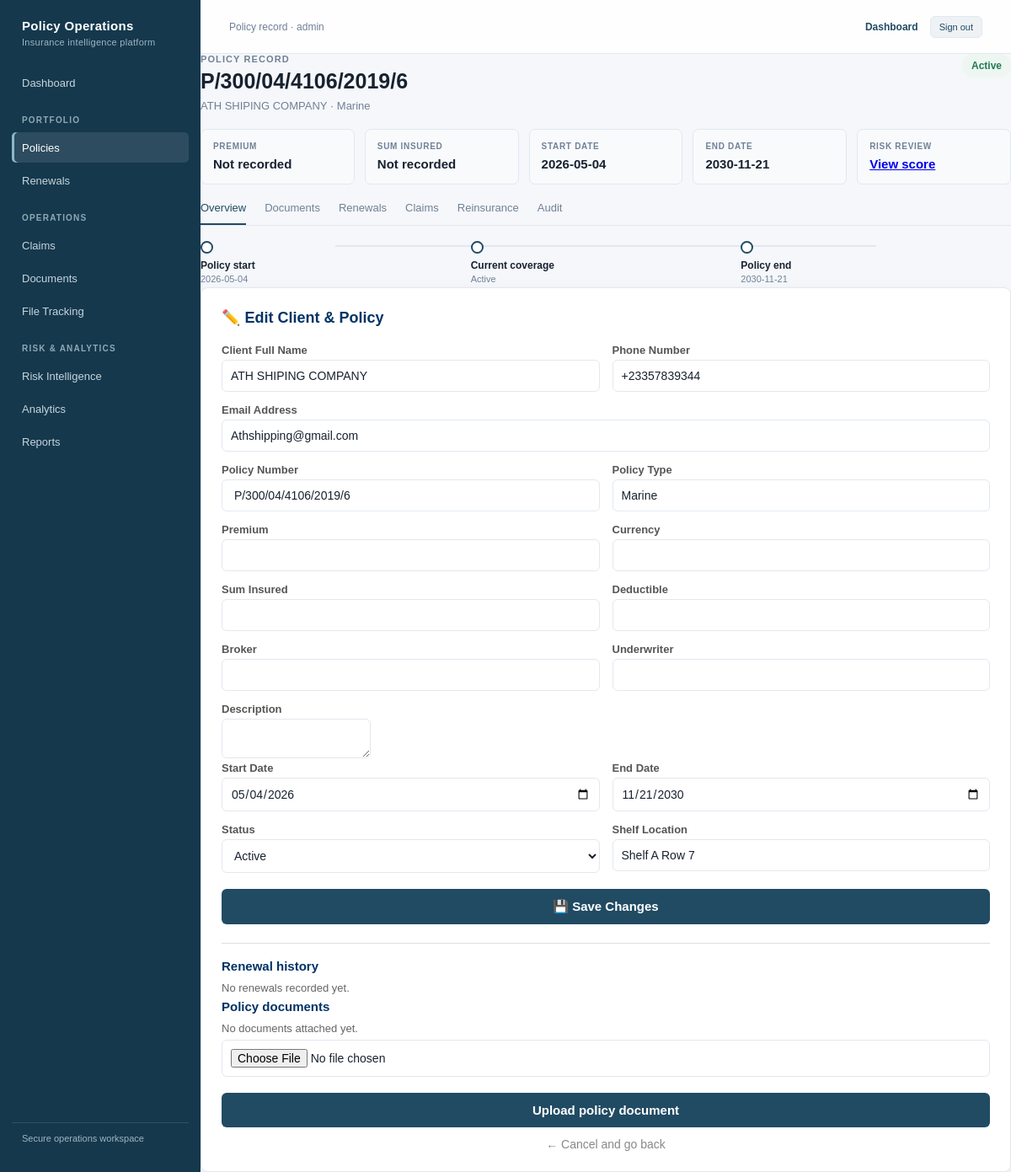
/edit/4 (signed in), run on the app's committed database.
### tables this page shows
CREATE TABLE policies (
            policy_id INTEGER PRIMARY KEY AUTOINCREMENT,
            policy_number TEXT,
            policy_type TEXT,
            start_date TEXT,
            end_date TEXT,
            status TEXT,
            client_id INTEGER, deleted_at TEXT, premium REAL, currency TEXT, sum_insured REAL, deductible REAL, broker TEXT, underwriter TEXT, description TEXT, created_at TEXT, updated_at TEXT,
            FOREIGN KEY (client_id) REFERENCES clients(client_id)
        );

CREATE TABLE clients (
            client_id INTEGER PRIMARY KEY AUTOINCREMENT,
            full_name TEXT,
            phone TEXT,
            email TEXT
        );

CREATE TABLE file_log (
            log_id INTEGER PRIMARY KEY AUTOINCREMENT,
            policy_id INTEGER,
            shelf_location TEXT,
            FOREIGN KEY (policy_id) REFERENCES policies(policy_id)
        );

### app.py (the view, shortened to what this page needs)
@app.route("/edit/<int:policy_id>", methods=["GET", "POST"])
@role_required("Admin", "Underwriter", "Operations")
def edit(policy_id):
    record = get_record_by_policy_id(policy_id)
    if not record:
        return redirect(url_for("index"))
    return render_template("edit.html", record=record,
                           renewal_history=get_renewal_history(policy_id),
                           documents=get_policy_documents(policy_id),
                           effective_status=get_effective_status(record[7], record[8], record[9]))

### app.py (called while the page is built, shortened)
def get_csrf_token():
    if "csrf_token" not in session:
        session["csrf_token"] = secrets.token_urlsafe(32)
    return session["csrf_token"]

@app.context_processor
def inject_csrf_token():
    return {"csrf_token": get_csrf_token}

@app.before_request
def validate_csrf():
    if request.method not in {"POST", "PUT", "PATCH", "DELETE"}:
        return None

def connect_db():
    conn = sqlite3.connect(DB_PATH)
    conn.execute("PRAGMA foreign_keys = ON")
    return conn

def login_required(view):
    @wraps(view)
    def wrapped_view(*args, **kwargs):
        if "user_id" not in session:
            return redirect(url_for("login", next=request.path))
        return view(*args, **kwargs)
    return wrapped_view

def role_required(*roles):
    def decorator(view):
        @wraps(view)
        @login_required
        def wrapped_view(*args, **kwargs):
            if session.get("role") not in roles:
                return jsonify({"error": "You do not have permission to perform this action."}), 403
            return view(*args, **kwargs)
        return wrapped_view
    return decorator

def get_effective_status(start_date, end_date, stored_status):
    if stored_status != "Active":
        return stored_status
    try:
        today = datetime.today().date()
        end = datetime.strptime(end_date, "%Y-%m-%d").date()
    except (TypeError, ValueError):
        return stored_status
    if end < today:
        return "Expired"
    if end <= today + timedelta(days=30):
        return "Expiring Soon"
    return "Active"

def get_renewal_history(policy_id):
    conn = connect_db()
    rows = conn.execute(
        "SELECT previous_start_date, previous_end_date, new_start_date, new_end_date, renewed_at "
        "FROM renewal_history WHERE policy_id=? ORDER BY renewed_at DESC", (policy_id,)
    ).fetchall()
    conn.close()
    return rows

def get_policy_documents(policy_id):
    conn = connect_db()
    rows = conn.execute(
        "SELECT document_id, filename, uploaded_at FROM policy_documents WHERE policy_id=? ORDER BY uploaded_at DESC",
        (policy_id,)
    ).fetchall()
    conn.close()
    return rows

### templates/edit.html (shortened to what this page needs)
<!DOCTYPE html>
<html lang="en">
<head>
    <link rel="stylesheet" href="{{ url_for('static', filename='css/app.css') }}">
</head>
<body>
    <aside class="app-sidebar">
        <div class="app-brand">Policy Operations<small>Insurance intelligence platform</small></div>
        <nav class="app-nav">
            <a href="/">Dashboard</a>
            <div class="app-nav-label">Portfolio</div><a class="active" href="/">Policies</a><a href="/">Renewals</a>
            <div class="app-nav-label">Operations</div>{% if session.get('role') in ['Admin', 'Claims Officer'] %}<a href="/claims">Claims</a>{% endif %}<a href="/">Documents</a><a href="/">File Tracking</a>
            <div class="app-nav-label">Risk &amp; Analytics</div><a href="/">Risk Intelligence</a><a href="/">Analytics</a><a href="/export.csv">Reports</a>
        </nav>
        <div class="app-sidebar-footer">Secure operations workspace</div>
    </aside>
    <div class="app-main">
    <header class="app-topbar"><span class="app-user">Policy record · {{ session.get('username', '') }}</span><span class="topbar-actions"><a href="/" class="topbar-link">Dashboard</a><form method="POST" action="/logout"><input type="hidden" name="csrf_token" value="{{ csrf_token() }}"><button class="logout-button" type="submit">Sign out</button></form></span></header>
    <div class="container">
        <div class="record-header">
            <div>
                <p class="record-eyebrow">Policy record</p>
                <h1 class="record-title">{{ record[5] }}</h1>
                <p class="record-subtitle">{{ record[1] }} · {{ record[6] }}</p>
            </div>
            <span class="record-status">{{ effective_status }}</span>
        </div>
        <div class="record-metrics">
            <div class="record-metric"><span>Premium</span><strong>{{ record[11] or 'Not recorded' }} {{ record[12] or '' }}</strong></div>
            <div class="record-metric"><span>Sum insured</span><strong>{{ record[13] or 'Not recorded' }}</strong></div>
            <div class="record-metric"><span>Start date</span><strong>{{ record[7] }}</strong></div>
            <div class="record-metric"><span>End date</span><strong>{{ record[8] }}</strong></div>
            <div class="record-metric"><span>Risk review</span><strong><a href="/risk-score/{{ record[4] }}">View score</a></strong></div>
        </div>
        <nav class="record-tabs" aria-label="Policy sections">
            <a href="#overview">Overview</a>
            <a href="#documents">Documents</a>
            <a href="#renewals">Renewals</a>
            <a href="/claims">Claims</a>
            <a href="#reinsurance">Reinsurance</a>
            <a href="#audit">Audit</a>
        </nav>
        <div class="timeline" aria-label="Policy lifecycle">
            <div class="timeline-step"><strong>Policy start</strong>{{ record[7] }}</div>
            <div class="timeline-step"><strong>Current coverage</strong>{{ effective_status }}</div>
            <div class="timeline-step"><strong>Policy end</strong>{{ record[8] }}</div>
        </div>
        <div class="card" id="overview">
            <h2>✏️ Edit Client & Policy</h2>
            <form method="POST">
                <div class="row">
                    <div>
                        <label>Client Full Name</label>
                        <input type="text" name="full_name" value="{{ record[1] }}" required>
                    </div>
                    <div>
                        <label>Phone Number</label>
                        <input type="text" name="phone" value="{{ record[2] }}" required>
                    </div>
                </div>
                <label>Email Address</label>
                <input type="email" name="email" value="{{ record[3] }}">
                <div class="row">
                    <div>
                        <label>Policy Number</label>
                        <input type="text" name="policy_number" value="{{ record[5] }}" required>
                    </div>
                    <div>
                        <label>Policy Type</label>
                        <input type="text" name="policy_type" value="{{ record[6] }}" required>
                    </div>
                </div>
                <div class="row">
                    <div>
                        <label>Premium</label>
                        <input type="number" step="0.01" min="0" name="premium" value="{{ record[11] or '' }}">
                    </div>
                    <div>
                        <label>Currency</label>
                        <input type="text" name="currency" value="{{ record[12] or '' }}">
                    </div>
                </div>
                <div class="row">
                    <div>
                        <label>Sum Insured</label>
                        <input type="number" step="0.01" min="0" name="sum_insured" value="{{ record[13] or '' }}">
                    </div>
                    <div>
                        <label>Deductible</label>
                        <input type="number" step="0.01" min="0" name="deductible" value="{{ record[14] or '' }}">
                    </div>
                </div>
                <div class="row">
                    <div>
                        <label>Broker</label>
                        <input type="text" name="broker" value="{{ record[15] or '' }}">
                    </div>
                    <div>
                        <label>Underwriter</label>
                        <input type="text" name="underwriter" value="{{ record[16] or '' }}">
                    </div>
                </div>
                <label>Description</label>
                <textarea name="description" rows="3">{{ record[17] or '' }}</textarea>
                <div class="row">
                    <div>
                        <label>Start Date</label>
                        <input type="date" name="start_date" value="{{ record[7] }}" required>
                    </div>
                    <div>
                        <label>End Date</label>
                        <input type="date" name="end_date" value="{{ record[8] }}" required>
                    </div>
                </div>
                <div class="row">
                    <div>
                        <label>Status</label>
                        <select name="status">
                            <option value="Active" {% if record[9] == 'Active' %}selected{% endif %}>Active</option>
                        </select>
                    </div>
                    <div>
                        <label>Shelf Location</label>
                        <input type="text" name="shelf_location" value="{{ record[10] }}" required>
                    </div>
                </div>
                <button type="submit" class="btn-save">💾 Save Changes</button>
            </form>
            <div class="history" id="renewals">
                <h3>Renewal history</h3>
                {% if renewal_history %}
                <ul>
                    {% for renewal in renewal_history %}
                    <li>{{ renewal[0] }} to {{ renewal[1] }} renewed to {{ renewal[2] }} to {{ renewal[3] }} on {{ renewal[4] }}</li>
                    {% endfor %}
                </ul>
                {% else %}
                <p>No renewals recorded yet.</p>
                {% endif %}
                <h3 id="documents">Policy documents</h3>
                {% if documents %}
                <ul>
                    {% for document in documents %}
                    <li><a href="/policy-document/{{ document[0] }}">{{ document[1] }}</a> uploaded {{ document[2] }}</li>
                    {% endfor %}
                </ul>
                {% else %}
                <p>No documents attached yet.</p>
                {% endif %}
                <form method="POST" action="/policy/{{ record[4] }}/document" enctype="multipart/form-data">
                    <input type="file" name="document" accept=".pdf,.jpg,.jpeg,.png" required>
                    <button type="submit" class="btn-save">Upload policy document</button>
                </form>
            </div>
            <a href="/" class="btn-cancel">← Cancel and go back</a>
        </div>
    </div>
    </div>
</body>
</html>

### templates/edit.html (style rules this page uses)
* { margin: 0; padding: 0; box-sizing: border-box; font-family: Arial, sans-serif; }
body { background-color: #f0f2f5; }
.container { max-width: 700px; margin: 30px auto; padding: 0 20px; }
.card { background: white; border-radius: 8px; padding: 25px; box-shadow: 0 2px 8px rgba(0,0,0,0.1); }
h2 { color: #003366; margin-bottom: 20px; font-size: 18px; }
label { font-size: 13px; color: #555; display: block; margin-bottom: 4px; font-weight: bold; }
input, select { width: 100%; padding: 10px; margin-bottom: 14px; border: 1px solid #ccc; border-radius: 5px; font-size: 14px; }
.row { display: grid; grid-template-columns: 1fr 1fr; gap: 15px; }
.btn-save { background-color: #003366; color: white; padding: 12px 30px; border: none; border-radius: 5px; cursor: pointer; font-size: 15px; font-weight: bold; width: 100%; margin-top: 5px; }
.btn-cancel { display: block; text-align: center; margin-top: 12px; color: #888; text-decoration: none; font-size: 14px; }
.history { margin-top: 22px; padding-top: 18px; border-top: 1px solid #ddd; }
.history h3 { color: #003366; font-size: 15px; margin-bottom: 10px; }
.history p, .history li { color: #666; font-size: 13px; margin-bottom: 6px; }

### data on the page
policies: policy_number "P/300/04/4106/2019/6", policy_type "Marine", status "Active", start_date "2026-05-04", end_date "2030-11-21", start_date "05/04/2026", end_date "11/21/2030"
clients: full_name "ATH SHIPING COMPANY", phone "+23357839344", email "Athshipping@gmail.com"
file_log: shelf_location "Shelf A Row 7"

### other printed values
{{ session.get('username', '') }} "admin"
{{ record[11] or 'Not recorded' }} "Not recorded"
{{ record[13] or 'Not recorded' }} "Not recorded"
